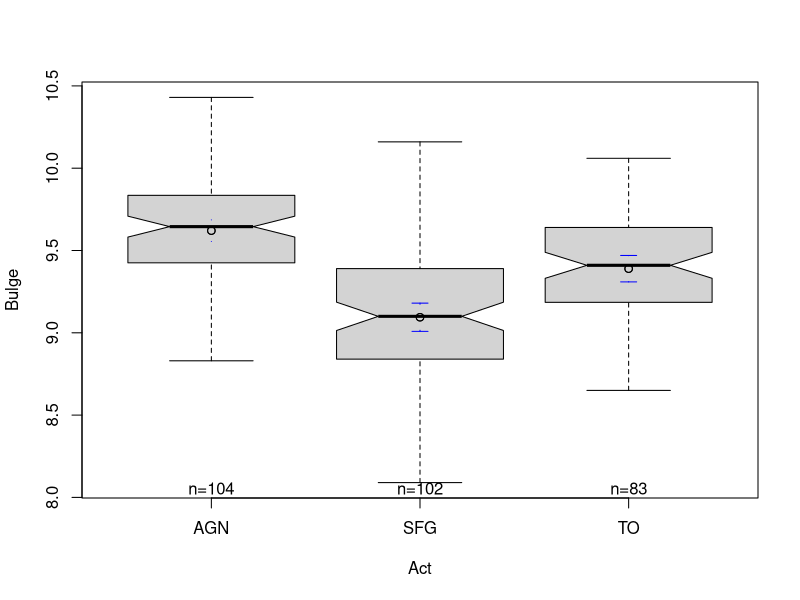
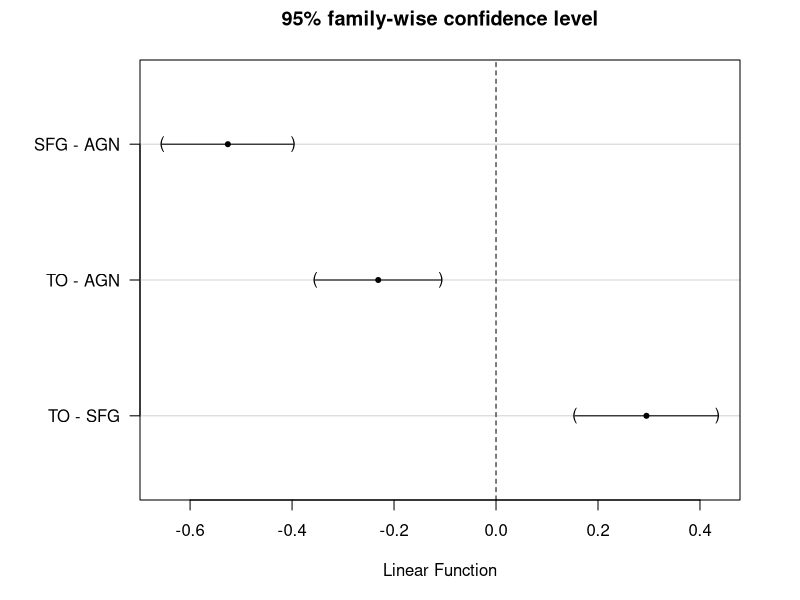
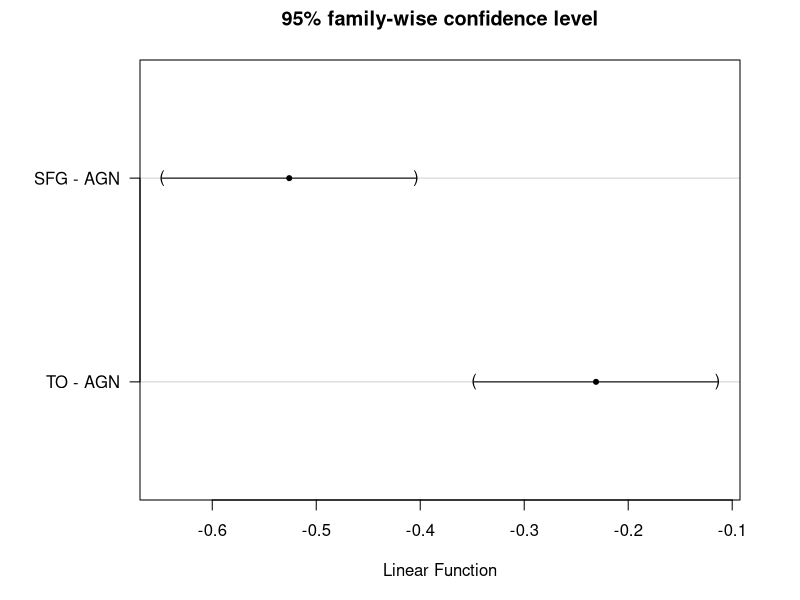
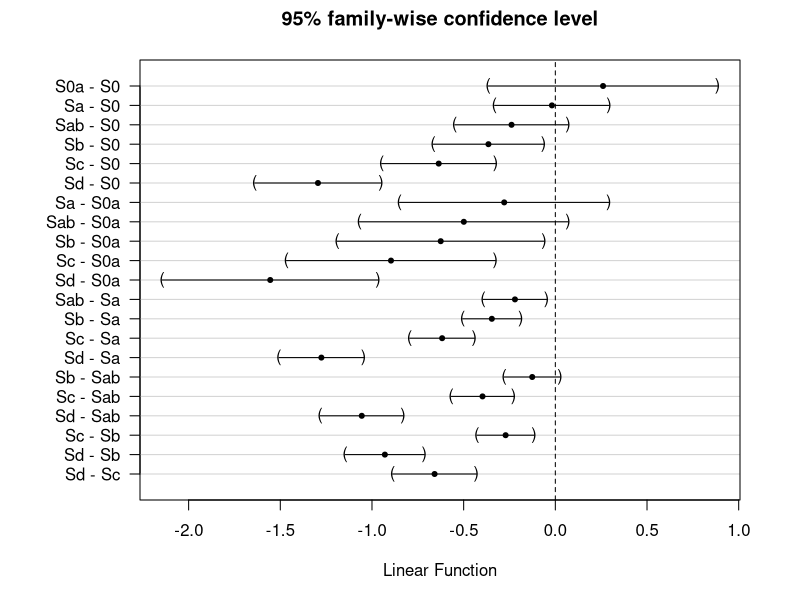
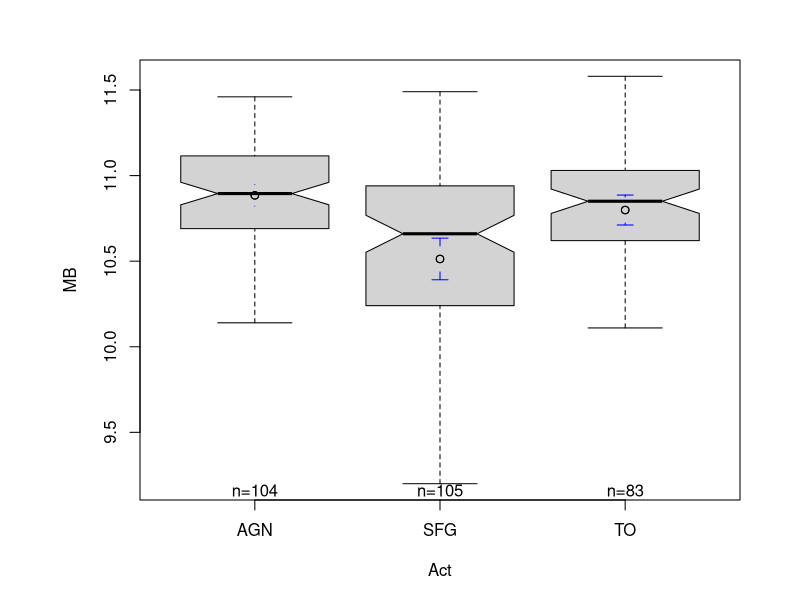
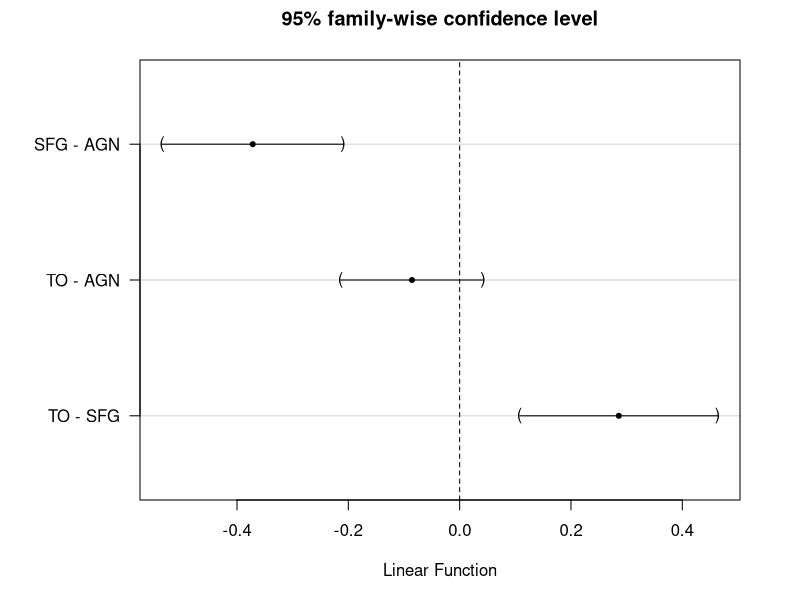
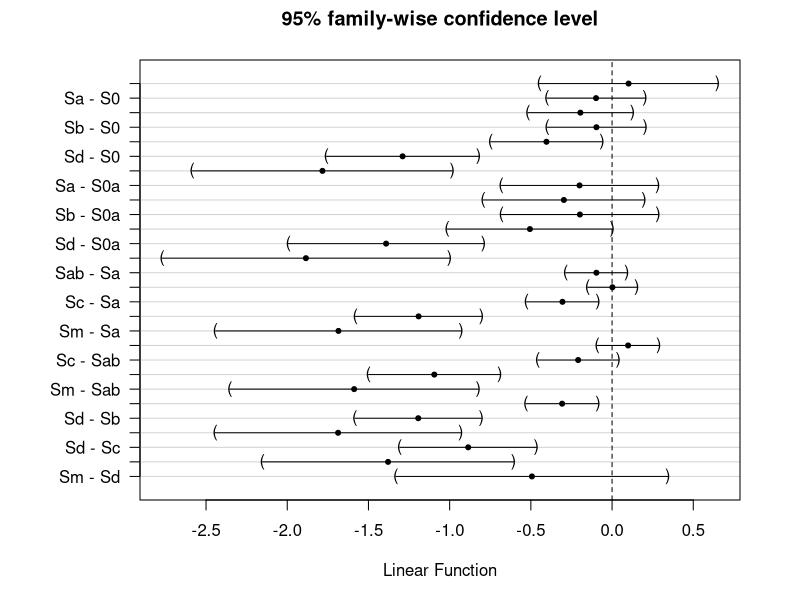

Generate these figures, in order, with R:
mydata = read.table("nelg2_R.dat",h=T)
attach(mydata)

library(multcomp)
library(sandwich)
library(gplots)

boxplot(Bulge ~ Act,outline=F,notch=T)
plotmeans(Bulge ~ Act,add=T,ty="p",xaxt="n")

library(dplyr)

mydata <- mutate_at(mydata,vars(Act,Morpho),as.factor)

fic1=aov(Bulge ~ Act,data=mydata)
fic1_glht = glht(fic1,mcp(Act="Tukey"),vcov=vcovHC)
summary(fic1_glht)

par(mar=c(5,7,3,3))
plot(confint(fic1_glht))

fic1=aov(Bulge ~ Act,data=mydata)
fic1_glht = glht(fic1,mcp(Act="Dunnett"),vcov=vcovHC)
summary(fic1_glht)

par(mar=c(5,7,3,3))
plot(confint(fic1_glht))



fic1=aov(Bulge ~ Morpho,data=mydata)
fic1_glht = glht(fic1,mcp(Morpho="Tukey"),vcov=vcovHC)
summary(fic1_glht)

par(mar=c(5,7,3,3))
plot(confint(fic1_glht))



# Ahora para MB, copiar todo lo de arriba

# Estudiar luego ANOVA y ANCOVA (concepto nuevo).



boxplot(MB ~ Act,outline=F,notch=T)
plotmeans(MB ~ Act,add=T,ty="p",xaxt="n")

mydata <- mutate_at(mydata,vars(Act,Morpho),as.factor)

fic1=aov(MB ~ Act,data=mydata)
fic1_glht = glht(fic1,mcp(Act="Tukey"),vcov=vcovHC)
summary(fic1_glht)

par(mar=c(5,7,3,3))
plot(confint(fic1_glht))


fic1=aov(MB ~ Morpho,data=mydata)
fic1_glht = glht(fic1,mcp(Morpho="Tukey"),vcov=vcovHC)
summary(fic1_glht)

par(mar=c(5,7,3,3))
plot(confint(fic1_glht))


# Tarea hacer ANOVA entre el indice de concetracion IC y la morfologia.
